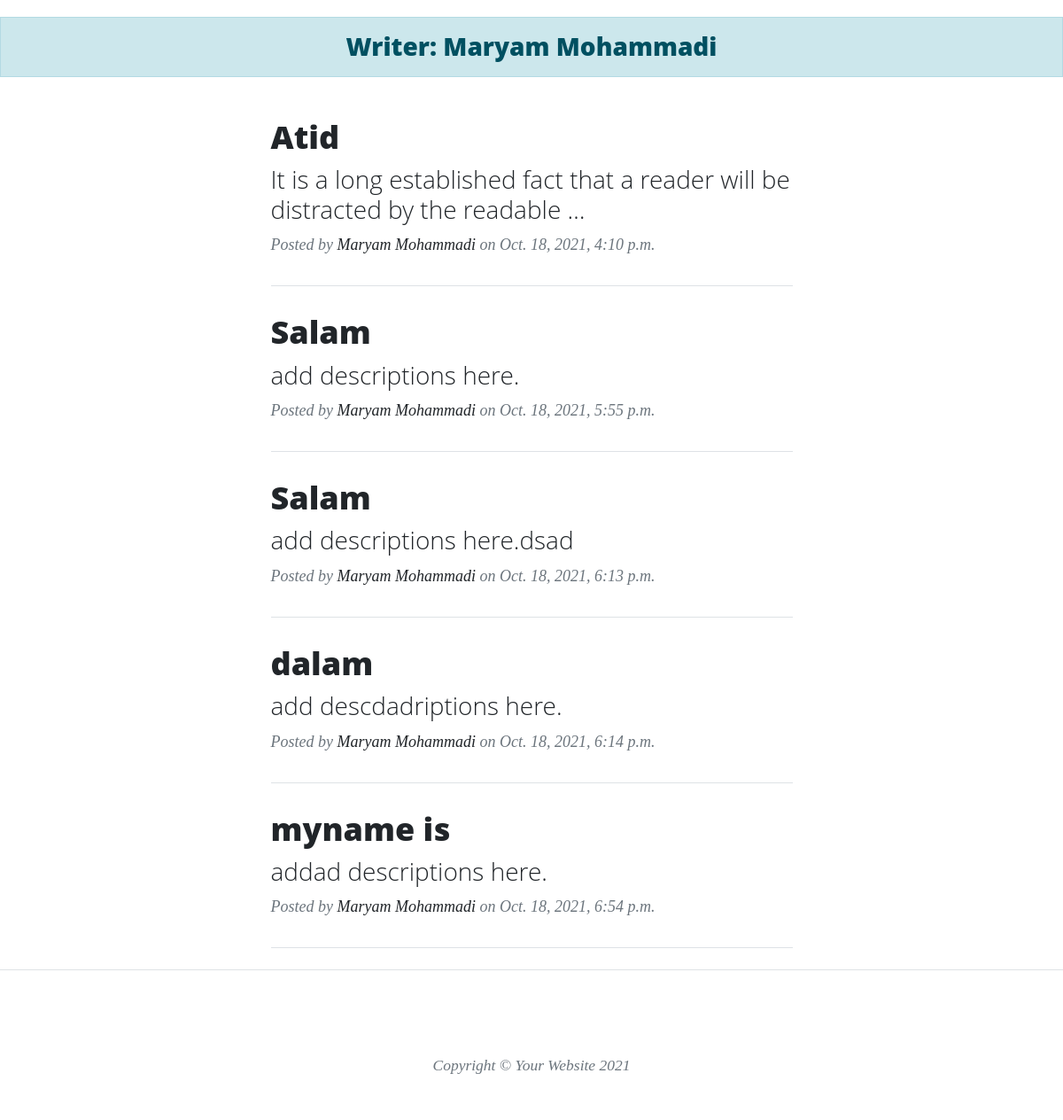
/articles/users/Maryam (lower part), run on an earlier commit of the app's database.
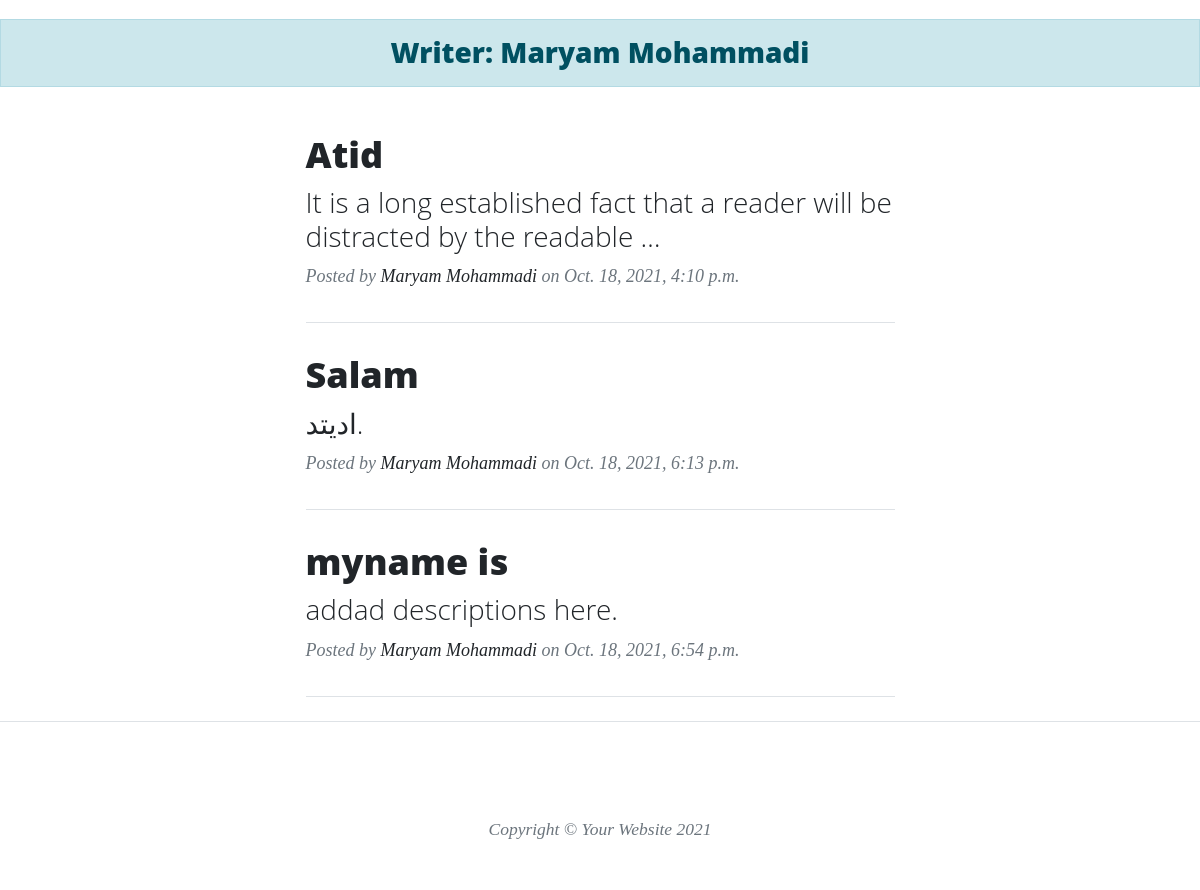
And on a later commit of the database.
### food/models.py (models this page shows, shortened)
class foodModels(models.Model):
    RATE = (
        ('3','Very good'),
        ('2', 'Good'),
        ('1','Bad'),
    )
    AUTH = (
        ('Admins',(
            ('Atid','Atid'),
            ('Rahmat','Rahmat'),
            ('Noora','Noora'),
        )),
        ('Normal people',(
            ('Yasin','Yasin'),
            ('Ebne','Ebne')
        )),
    )
    user = models.ForeignKey(User, null=True, on_delete=models.SET_NULL,default='User.id',related_name='author', verbose_name='نویسنده')
    name = models.CharField(max_length=20)
    slug = models.SlugField(max_length=20)
    desc = models.TextField(default="add descriptions here.")
    rate = models.CharField(max_length=1, choices=RATE)
    auth = models.CharField(max_length=20, choices=AUTH)  # special feature
    date = models.DateTimeField(default=timezone.now)
    categ = models.ManyToManyField(Category, related_name='categs')
    img = models.ImageField(upload_to='foodPics/')
    check = models.BooleanField(default=False, verbose_name="آیا اجازه انتشار می‌دهید؟")
    class Meta:
        verbose_name = 'غذا'
        verbose_name_plural = 'غذاها'
    objects = manageFood()
    def categ_to_str(self):
        return ", ".join([Category.name for Category in self.categ.all()])
    categ_to_str.short_description = 'Category'

### Account/models.py (models this page shows)
class User(AbstractUser):
    is_author = models.BooleanField(default=False)
    vip_date = models.DateField(default=timezone.now)
    def is_special_user(self):
        if self.vip_date > date.today():
            return True
        else:
            return False
    is_special_user.boolean = True #baraye change kardan False be zarbdar to admin panel
    class Meta:
        verbose_name = 'کاربر'
        verbose_name_plural = 'کاربرها'

### food/views.py (the view)
# urls.py: path('articles/users/<slug:username>', AuthorShow.as_view(), name='authClass')
class AuthorShow(generic.ListView):
    template_name = 'author_list.html'
    paginate_by = 3
    def get_queryset(self):
        global user
        username = self.kwargs.get('username')
        user = get_object_or_404(User, username=username)
        return User.objects.all()
    def get_context_data(self, **kwargs):
        context = super().get_context_data(**kwargs)
        context['user'] = user
        return context

### food/templatetags/base_tag.py (called while the page is built)
@register.simple_tag()
def showTime():
    return timezone.now()

@register.inclusion_tag('categ_tags.html')
def profCateg():
    return {
        'cat': Category.objects.all()
    }

### templates/author_list.html (shortened to what this page needs)
{% extends 'base.html' %}
{% load static %}
{% block content %}
    <h3 class="alert alert-primary text-center">Writer: {{ user.get_full_name }}</h3>
        <div class="container px-4 px-lg-5">
            <div class="row gx-4 gx-lg-5 justify-content-center">
                <div class="col-md-10 col-lg-8 col-xl-7">
                    {% for food in user.author.all %}
                    <div class="post-preview">
                        <a href="{{ food.slug }}">
                            <h2 class="post-title">{{ food.name }}</h2>
                            <h3 class="post-subtitle">{{ food.desc | truncatewords:15 }}</h3>
                        </a>
                        <p class="post-meta">
                            Posted by
                           <a href="{% url 'foodUrl:authClass' food.user.username %}">{{ food.user.get_full_name }}</a>
                            on {{ food.date }}
                        </p>
                    </div>
                    <hr class="my-4" />
                    {% endfor %}
                </div>
            </div>
        </div>
 {% endblock %}

What changed in the data, as far as the page shows it:
removed foodModels: name "Salam", desc "add descriptions here.", user.get_full_name "Maryam Mohammadi", date "Oct. 18, 2021, 5:55 p.m."
removed foodModels: name "dalam", desc "add descdadriptions here.", user.get_full_name "Maryam Mohammadi", date "Oct. 18, 2021, 6:14 p.m."
changed foodModels "Salam": desc "add descriptions here.dsad" → "ادیتد."
